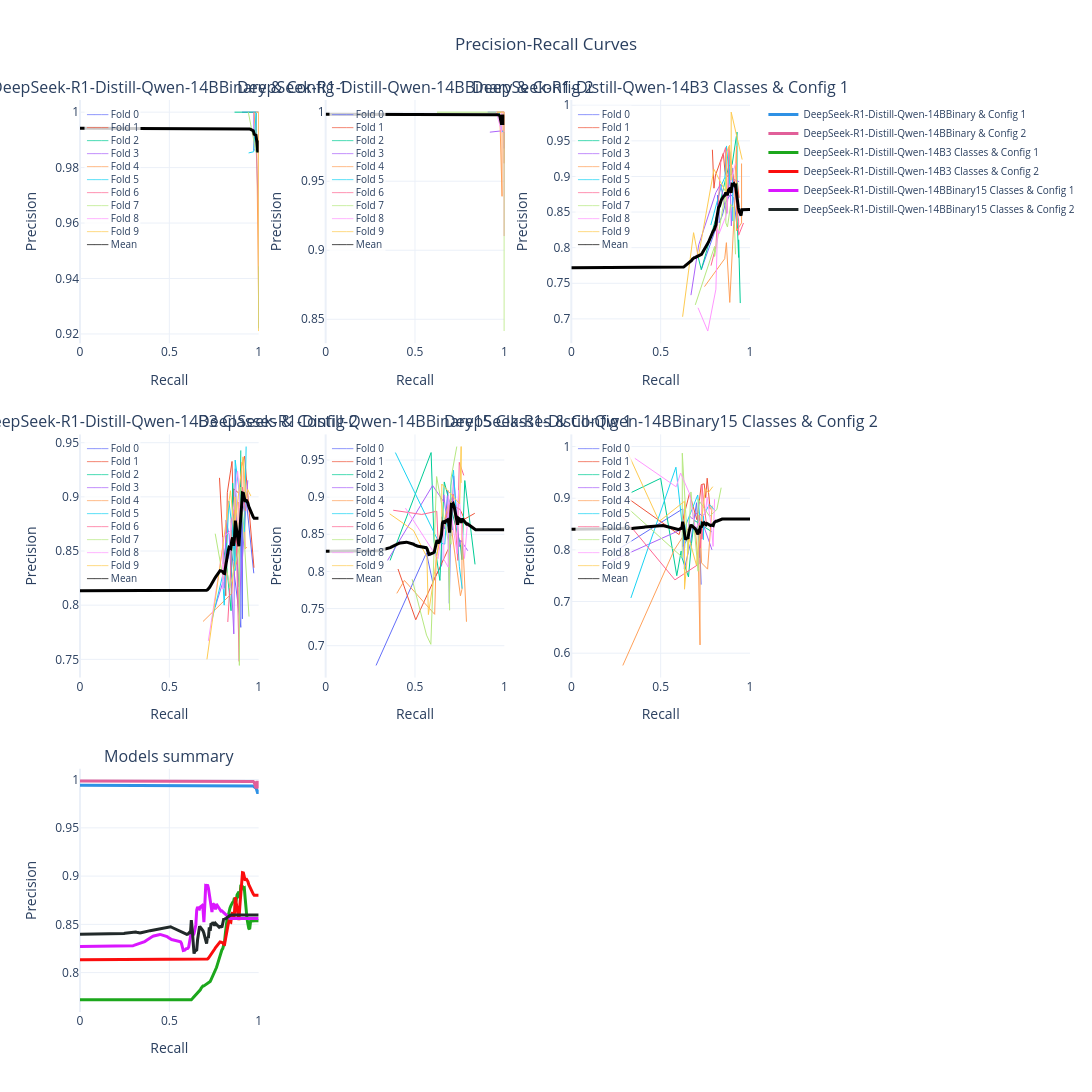

Write notebook code for a chart like this one.
### Code cell
# pr_data = { model_name: { fold_idx: {'precision': array, 'recall': array}, ... }, ... }
import pandas as pd
min_steps = 10000000
sub_experiments = ['solidity_detect_1/v1/DeepSeek_R1_Distill_Qwen_14B/exp_detection_solidity_detect_1_v1_19_1_BCE',
               'solidity_detect_1/v1/DeepSeek_R1_Distill_Qwen_14B/exp_detection_solidity_detect_1_v1_19_2_BCE',
               'solidity_detect_3/v1/DeepSeek_R1_Distill_Qwen_14B/exp_detection_solidity_detect_3_v1_19_1_BCE',
               'solidity_detect_3/v1/DeepSeek_R1_Distill_Qwen_14B/exp_detection_solidity_detect_3_v1_19_2_BCE',
               'solidity_detect_15/v1/DeepSeek_R1_Distill_Qwen_14B/exp_detection_solidity_detect_15_v1_19_1_BCE',
               'solidity_detect_15/v1/DeepSeek_R1_Distill_Qwen_14B/exp_detection_solidity_detect_15_v1_19_2_BCE']
for experiment in sub_experiments:
    for k in range(10):
        val_precision_file = f"{outputs_csv_folder}/{experiment}/fold_{k}/precision_val.csv"
        val_recall_file = f"{outputs_csv_folder}/{experiment}/fold_{k}/recall_val.csv"
        val_precision_df = pd.read_csv(val_precision_file)
        val_recall_df = pd.read_csv(val_recall_file)
        val_precision = val_precision_df['value'].tolist()
        val_recall = val_recall_df['value'].tolist()
        min_steps_temp = min(len(val_precision), len(val_recall))
        min_steps = min(min_steps, min_steps_temp)

pr_data = dict()
for experiment in sub_experiments:
    model_name = experiment.split('/')[2].replace("_", "-")
    if '1' in experiment.split('/')[3].split("_")[4]:
        model_name += "Binary"
    if '3' in experiment.split('/')[3].split("_")[4]:
        model_name += "3 Classes"
    if '15' in experiment.split('/')[3].split("_")[4]:
        model_name += "15 Classes"
    if '1' in experiment.split('/')[3].split('_')[7]:
        model_name += " & Config 1"
    if '2' in experiment.split('/')[3].split('_')[7]:
        model_name += " & Config 2"
    pr_data[model_name] = dict()
    for k in range(10):
        val_precision_file = f"{outputs_csv_folder}/{experiment}/fold_{k}/precision_val.csv"
        val_recall_file = f"{outputs_csv_folder}/{experiment}/fold_{k}/recall_val.csv"
        val_precision_df = pd.read_csv(val_precision_file)
        val_recall_df = pd.read_csv(val_recall_file)
        val_precision = val_precision_df['value'].tolist()
        val_recall = val_recall_df['value'].tolist()
        pr_data[model_name][k] = {'precision': val_precision[:min_steps], 'recall': val_recall[:min_steps]}

#print(pr_data)

Helper.plot_precision_recall_curves(
        pr_data,
        summary_method='interpolation',
        template='plotly_white',
        fig_width=1200,
        fig_height=1200
    )

### Figure 1 — Plotly figure (JSON) as saved in the notebook; plotly's stock layout.template omitted (floating-point values rounded to 4 significant figures; data arrays with more than 128 entries replaced by an {"elided": "..."} marker saying what was removed)
{"data": [{"hovertemplate": "Fold 0<br>Recall: %{x:.2f}<br>Precision: %{y:.2f}", "line": {"color": "#636EFA", "width": 1}, "mode": "lines", "name": "Fold 0", "showlegend": false, "type": "scatter", "x": [0.9067, 0.9467, 0.9733, 0.9867, 0.9867, 0.9867, 1, 1, 1, 1], "xaxis": "x", "y": [1, 1, 1, 1, 1, 1, 1, 1, 1, 1], "yaxis": "y"}, {"hovertemplate": "Fold 1<br>Recall: %{x:.2f}<br>Precision: %{y:.2f}", "line": {"color": "#EF553B", "width": 1}, "mode": "lines", "name": "Fold 1", "showlegend": false, "type": "scatter", "x": [1, 1, 1, 1, 1, 1, 1, 1, 1, 1], "xaxis": "x", "y": [0.9565, 0.9851, 1, 1, 1, 1, 1, 1, 1, 1], "yaxis": "y"}, {"hovertemplate": "Fold 2<br>Recall: %{x:.2f}<br>Precision: %{y:.2f}", "line": {"color": "#00CC96", "width": 1}, "mode": "lines", "name": "Fold 2", "showlegend": false, "type": "scatter", "x": [0.8649, 0.973, 0.9865, 0.9865, 1, 1, 1, 1, 1, 1], "xaxis": "x", "y": [1, 1, 1, 1, 1, 0.9867, 1, 1, 1, 1], "yaxis": "y"}, {"hovertemplate": "Fold 3<br>Recall: %{x:.2f}<br>Precision: %{y:.2f}", "line": {"color": "#AB63FA", "width": 1}, "mode": "lines", "name": "Fold 3", "showlegend": false, "type": "scatter", "x": [0.973, 0.973, 0.9865, 0.9865, 1, 1, 1, 1, 1, 1], "xaxis": "x", "y": [1, 0.9863, 0.9865, 0.9865, 0.961, 0.9867, 0.9867, 0.9867, 0.9867, 0.9867], "yaxis": "y"}, {"hovertemplate": "Fold 4<br>Recall: %{x:.2f}<br>Precision: %{y:.2f}", "line": {"color": "#FFA15A", "width": 1}, "mode": "lines", "name": "Fold 4", "showlegend": false, "type": "scatter", "x": [0.9744, 0.9744, 0.9744, 0.9744, 0.9872, 0.9872, 0.9872, 1, 1, 1], "xaxis": "x", "y": [1, 1, 1, 1, 0.9872, 1, 1, 0.9286, 1, 0.9398], "yaxis": "y"}, {"hovertemplate": "Fold 5<br>Recall: %{x:.2f}<br>Precision: %{y:.2f}", "line": {"color": "#19D3F3", "width": 1}, "mode": "lines", "name": "Fold 5", "showlegend": false, "type": "scatter", "x": [0.9437, 0.9718, 0.9718, 0.9859, 0.9859, 0.9859, 1, 1, 1, 1], "xaxis": "x", "y": [0.9853, 0.9857, 0.9857, 1, 1, 0.9859, 0.9861, 0.9221, 0.9861, 0.9861], "yaxis": "y"}, {"hovertemplate": "Fold 6<br>Recall: %{x:.2f}<br>Precision: %{y:.2f}", "line": {"color": "#FF6692", "width": 1}, "mode": "lines", "name": "Fold 6", "showlegend": false, "type": "scatter", "x": [1, 1, 1, 1, 1, 1, 1, 1, 1, 1], "xaxis": "x", "y": [1, 1, 1, 1, 1, 1, 1, 1, 0.9861, 1], "yaxis": "y"}, {"hovertemplate": "Fold 7<br>Recall: %{x:.2f}<br>Precision: %{y:.2f}", "line": {"color": "#B6E880", "width": 1}, "mode": "lines", "name": "Fold 7", "showlegend": false, "type": "scatter", "x": [0.942, 0.9855, 1, 1, 1, 1, 1, 1, 1, 1], "xaxis": "x", "y": [1, 0.9855, 0.9857, 1, 1, 1, 1, 0.9857, 0.9718, 1], "yaxis": "y"}, {"hovertemplate": "Fold 8<br>Recall: %{x:.2f}<br>Precision: %{y:.2f}", "line": {"color": "#FF97FF", "width": 1}, "mode": "lines", "name": "Fold 8", "showlegend": false, "type": "scatter", "x": [0.9853, 0.9853, 1, 1, 1, 1, 1, 1, 1, 1], "xaxis": "x", "y": [1, 1, 1, 0.9855, 1, 0.9855, 1, 0.9855, 0.9444, 0.9855], "yaxis": "y"}, {"hovertemplate": "Fold 9<br>Recall: %{x:.2f}<br>Precision: %{y:.2f}", "line": {"color": "#FECB52", "width": 1}, "mode": "lines", "name": "Fold 9", "showlegend": false, "type": "scatter", "x": [0.9857, 0.9857, 0.9857, 0.9857, 0.9857, 1, 1, 1, 1, 1], "xaxis": "x", "y": [1, 1, 1, 1, 1, 1, 1, 1, 0.9211, 1], "yaxis": "y"}, {"hovertemplate": "Mean<br>Recall: %{x:.2f}<br>Precision: %{y:.2f}", "line": {"color": "black", "width": 3}, "mode": "lines", "name": "Mean", "showlegend": false, "type": "scatter", "x": {"elided": "200 float values"}, "xaxis": "x", "y": {"elided": "200 float values"}, "yaxis": "y"}, {"hovertemplate": "Fold 0<br>Recall: %{x:.2f}<br>Precision: %{y:.2f}", "line": {"color": "#636EFA", "width": 1}, "mode": "lines", "name": "Fold 0", "showlegend": false, "type": "scatter", "x": [0.9067, 0.9333, 0.9733, 0.9733, 0.9733, 0.9867, 0.9867, 1, 1, 1], "xaxis": "x2", "y": [1, 1, 1, 1, 1, 1, 1, 1, 1, 1], "yaxis": "y2"}, {"hovertemplate": "Fold 1<br>Recall: %{x:.2f}<br>Precision: %{y:.2f}", "line": {"color": "#EF553B", "width": 1}, "mode": "lines", "name": "Fold 1", "showlegend": false, "type": "scatter", "x": [0.9848, 1, 1, 1, 1, 1, 1, 1, 1, 1], "xaxis": "x2", "y": [1, 1, 1, 1, 1, 1, 0.9851, 1, 1, 1], "yaxis": "y2"}, {"hovertemplate": "Fold 2<br>Recall: %{x:.2f}<br>Precision: %{y:.2f}", "line": {"color": "#00CC96", "width": 1}, "mode": "lines", "name": "Fold 2", "showlegend": false, "type": "scatter", "x": [1, 1, 1, 1, 1, 1, 1, 1, 1, 1], "xaxis": "x2", "y": [1, 1, 1, 1, 1, 1, 1, 1, 1, 1], "yaxis": "y2"}, {"hovertemplate": "Fold 3<br>Recall: %{x:.2f}<br>Precision: %{y:.2f}", "line": {"color": "#AB63FA", "width": 1}, "mode": "lines", "name": "Fold 3", "showlegend": false, "type": "scatter", "x": [0.9189, 0.9865, 0.9865, 0.9865, 1, 1, 1, 1, 1, 1], "xaxis": "x2", "y": [0.9855, 0.9865, 0.9865, 0.9865, 0.9867, 0.9867, 0.9737, 0.9867, 0.9867, 0.9867], "yaxis": "y2"}, {"hovertemplate": "Fold 4<br>Recall: %{x:.2f}<br>Precision: %{y:.2f}", "line": {"color": "#FFA15A", "width": 1}, "mode": "lines", "name": "Fold 4", "showlegend": false, "type": "scatter", "x": [0.9744, 0.9744, 0.9872, 0.9872, 0.9872, 1, 1, 1, 1, 1], "xaxis": "x2", "y": [1, 1, 0.939, 1, 1, 1, 0.963, 1, 0.9873, 0.963], "yaxis": "y2"}, {"hovertemplate": "Fold 5<br>Recall: %{x:.2f}<br>Precision: %{y:.2f}", "line": {"color": "#19D3F3", "width": 1}, "mode": "lines", "name": "Fold 5", "showlegend": false, "type": "scatter", "x": [0.9718, 0.9718, 0.9859, 0.9859, 1, 1, 1, 1, 1, 1], "xaxis": "x2", "y": [1, 1, 0.9859, 0.9859, 0.9861, 0.9861, 0.9861, 0.9861, 0.9861, 0.9861], "yaxis": "y2"}, {"hovertemplate": "Fold 6<br>Recall: %{x:.2f}<br>Precision: %{y:.2f}", "line": {"color": "#FF6692", "width": 1}, "mode": "lines", "name": "Fold 6", "showlegend": false, "type": "scatter", "x": [0.9577, 0.9718, 1, 1, 1, 1, 1, 1, 1, 1], "xaxis": "x2", "y": [1, 1, 1, 1, 0.9103, 1, 1, 1, 1, 0.9861], "yaxis": "y2"}, {"hovertemplate": "Fold 7<br>Recall: %{x:.2f}<br>Precision: %{y:.2f}", "line": {"color": "#B6E880", "width": 1}, "mode": "lines", "name": "Fold 7", "showlegend": false, "type": "scatter", "x": [0.6232, 0.9275, 1, 1, 1, 1, 1, 1, 1, 1], "xaxis": "x2", "y": [1, 1, 1, 0.9857, 1, 0.9718, 0.8415, 1, 1, 1], "yaxis": "y2"}, {"hovertemplate": "Fold 8<br>Recall: %{x:.2f}<br>Precision: %{y:.2f}", "line": {"color": "#FF97FF", "width": 1}, "mode": "lines", "name": "Fold 8", "showlegend": false, "type": "scatter", "x": [0.9559, 0.9853, 0.9853, 1, 1, 1, 1, 1, 1, 1], "xaxis": "x2", "y": [1, 0.9853, 1, 1, 0.9855, 0.9855, 1, 0.9855, 1, 0.9855], "yaxis": "y2"}, {"hovertemplate": "Fold 9<br>Recall: %{x:.2f}<br>Precision: %{y:.2f}", "line": {"color": "#FECB52", "width": 1}, "mode": "lines", "name": "Fold 9", "showlegend": false, "type": "scatter", "x": [0.9571, 0.9857, 0.9857, 0.9857, 0.9857, 1, 1, 1, 1, 1], "xaxis": "x2", "y": [1, 1, 1, 1, 1, 1, 0.9859, 0.9859, 1, 1], "yaxis": "y2"}, {"hovertemplate": "Mean<br>Recall: %{x:.2f}<br>Precision: %{y:.2f}", "line": {"color": "black", "width": 3}, "mode": "lines", "name": "Mean", "showlegend": false, "type": "scatter", "x": {"elided": "200 float values"}, "xaxis": "x2", "y": {"elided": "200 float values"}, "yaxis": "y2"}, {"hovertemplate": "Fold 0<br>Recall: %{x:.2f}<br>Precision: %{y:.2f}", "line": {"color": "#636EFA", "width": 1}, "mode": "lines", "name": "Fold 0", "showlegend": false, "type": "scatter", "x": [0.7273, 0.8182, 0.8182, 0.8273, 0.8273, 0.8455, 0.8636, 0.8909, 0.9091, 0.9273], "xaxis": "x3", "y": [0.7692, 0.8333, 0.8738, 0.8505, 0.8349, 0.8455, 0.8636, 0.875, 0.8696, 0.8293], "yaxis": "y3"}, {"hovertemplate": "Fold 1<br>Recall: %{x:.2f}<br>Precision: %{y:.2f}", "line": {"color": "#EF553B", "width": 1}, "mode": "lines", "name": "Fold 1", "showlegend": false, "type": "scatter", "x": [0.7895, 0.7982, 0.807, 0.8509, 0.8596, 0.8684, 0.9035, 0.9123, 0.9298, 0.9386], "xaxis": "x3", "y": [0.9375, 0.8835, 0.902, 0.9327, 0.9074, 0.9, 0.9035, 0.8889, 0.8908, 0.8699], "yaxis": "y3"}, {"hovertemplate": "Fold 2<br>Recall: %{x:.2f}<br>Precision: %{y:.2f}", "line": {"color": "#00CC96", "width": 1}, "mode": "lines", "name": "Fold 2", "showlegend": false, "type": "scatter", "x": [0.7091, 0.7273, 0.8182, 0.8818, 0.9, 0.9273, 0.9273, 0.9364, 0.9364, 0.9455], "xaxis": "x3", "y": [0.7879, 0.7692, 0.8491, 0.9151, 0.9167, 0.9623, 0.843, 0.7863, 0.811, 0.7222], "yaxis": "y3"}, {"hovertemplate": "Fold 3<br>Recall: %{x:.2f}<br>Precision: %{y:.2f}", "line": {"color": "#AB63FA", "width": 1}, "mode": "lines", "name": "Fold 3", "showlegend": false, "type": "scatter", "x": [0.6696, 0.713, 0.8087, 0.8348, 0.8696, 0.887, 0.8957, 0.9043, 0.9043, 0.9391], "xaxis": "x3", "y": [0.7333, 0.8039, 0.8774, 0.8889, 0.8475, 0.9107, 0.8306, 0.8739, 0.8966, 0.8926], "yaxis": "y3"}, {"hovertemplate": "Fold 4<br>Recall: %{x:.2f}<br>Precision: %{y:.2f}", "line": {"color": "#FFA15A", "width": 1}, "mode": "lines", "name": "Fold 4", "showlegend": false, "type": "scatter", "x": [0.7453, 0.8585, 0.8679, 0.8868, 0.9151, 0.9151, 0.9245, 0.9245, 0.9528, 0.9528], "xaxis": "x3", "y": [0.7453, 0.7845, 0.807, 0.7231, 0.8661, 0.8899, 0.9423, 0.8235, 0.8347, 0.9182], "yaxis": "y3"}, {"hovertemplate": "Fold 5<br>Recall: %{x:.2f}<br>Precision: %{y:.2f}", "line": {"color": "#19D3F3", "width": 1}, "mode": "lines", "name": "Fold 5", "showlegend": false, "type": "scatter", "x": [0.7807, 0.8421, 0.8596, 0.8684, 0.8772, 0.886, 0.886, 0.8947, 0.9035, 0.9035], "xaxis": "x3", "y": [0.8318, 0.8889, 0.8991, 0.9429, 0.9174, 0.8783, 0.9352, 0.9027, 0.9115, 0.8374], "yaxis": "y3"}, {"hovertemplate": "Fold 6<br>Recall: %{x:.2f}<br>Precision: %{y:.2f}", "line": {"color": "#FF6692", "width": 1}, "mode": "lines", "name": "Fold 6", "showlegend": false, "type": "scatter", "x": [0.7818, 0.8091, 0.8364, 0.8636, 0.8727, 0.8818, 0.9091, 0.9364, 0.9364, 0.9636], "xaxis": "x3", "y": [0.7748, 0.8018, 0.92, 0.9406, 0.8496, 0.9417, 0.8929, 0.8374, 0.8175, 0.8346], "yaxis": "y3"}, {"hovertemplate": "Fold 7<br>Recall: %{x:.2f}<br>Precision: %{y:.2f}", "line": {"color": "#B6E880", "width": 1}, "mode": "lines", "name": "Fold 7", "showlegend": false, "type": "scatter", "x": [0.6937, 0.8018, 0.8018, 0.8649, 0.8649, 0.8649, 0.8739, 0.8919, 0.9099, 0.9189], "xaxis": "x3", "y": [0.7196, 0.8018, 0.7876, 0.8807, 0.8972, 0.8348, 0.8291, 0.8609, 0.8559, 0.7907], "yaxis": "y3"}, {"hovertemplate": "Fold 8<br>Recall: %{x:.2f}<br>Precision: %{y:.2f}", "line": {"color": "#FF97FF", "width": 1}, "mode": "lines", "name": "Fold 8", "showlegend": false, "type": "scatter", "x": [0.7091, 0.7636, 0.8091, 0.8182, 0.8273, 0.8727, 0.8727, 0.8818, 0.8909, 0.9182], "xaxis": "x3", "y": [0.7156, 0.6829, 0.7417, 0.8257, 0.8198, 0.8496, 0.8727, 0.8818, 0.8909, 0.9182], "yaxis": "y3"}, {"hovertemplate": "Fold 9<br>Recall: %{x:.2f}<br>Precision: %{y:.2f}", "line": {"color": "#FECB52", "width": 1}, "mode": "lines", "name": "Fold 9", "showlegend": false, "type": "scatter", "x": [0.6228, 0.6842, 0.7105, 0.7982, 0.8684, 0.8684, 0.886, 0.8947, 0.8947, 0.9561], "xaxis": "x3", "y": [0.703, 0.8211, 0.7864, 0.91, 0.8761, 0.934, 0.9439, 0.8947, 0.9903, 0.9237], "yaxis": "y3"}, {"hovertemplate": "Mean<br>Recall: %{x:.2f}<br>Precision: %{y:.2f}", "line": {"color": "black", "width": 3}, "mode": "lines", "name": "Mean", "showlegend": false, "type": "scatter", "x": {"elided": "200 float values"}, "xaxis": "x3", "y": {"elided": "200 float values"}, "yaxis": "y3"}, {"hovertemplate": "Fold 0<br>Recall: %{x:.2f}<br>Precision: %{y:.2f}", "line": {"color": "#636EFA", "width": 1}, "mode": "lines", "name": "Fold 0", "showlegend": false, "type": "scatter", "x": [0.8273, 0.8455, 0.9, 0.9, 0.9, 0.9091, 0.9091, 0.9091, 0.9273, 0.9727], "xaxis": "x4", "y": [0.8426, 0.8532, 0.7795, 0.9252, 0.9083, 0.7874, 0.8065, 0.885, 0.9027, 0.8295], "yaxis": "y4"}, {"hovertemplate": "Fold 1<br>Recall: %{x:.2f}<br>Precision: %{y:.2f}", "line": {"color": "#EF553B", "width": 1}, "mode": "lines", "name": "Fold 1", "showlegend": false, "type": "scatter", "x": [0.7807, 0.8158, 0.8246, 0.8509, 0.8596, 0.8596, 0.8947, 0.9035, 0.9211, 0.9737], "xaxis": "x4", "y": [0.9175, 0.8087, 0.9038, 0.9327, 0.8829, 0.9074, 0.9027, 0.9279, 0.9375, 0.8346], "yaxis": "y4"}, {"hovertemplate": "Fold 2<br>Recall: %{x:.2f}<br>Precision: %{y:.2f}", "line": {"color": "#00CC96", "width": 1}, "mode": "lines", "name": "Fold 2", "showlegend": false, "type": "scatter", "x": [0.8, 0.8182, 0.8182, 0.8273, 0.8455, 0.8545, 0.8636, 0.8636, 0.8909, 0.9], "xaxis": "x4", "y": [0.8381, 0.8571, 0.8411, 0.8273, 0.7949, 0.9126, 0.8407, 0.8716, 0.8167, 0.9429], "yaxis": "y4"}, {"hovertemplate": "Fold 3<br>Recall: %{x:.2f}<br>Precision: %{y:.2f}", "line": {"color": "#AB63FA", "width": 1}, "mode": "lines", "name": "Fold 3", "showlegend": false, "type": "scatter", "x": [0.7565, 0.8, 0.8087, 0.8174, 0.8348, 0.8609, 0.8696, 0.887, 0.9043, 0.9391], "xaxis": "x4", "y": [0.7982, 0.8214, 0.8158, 0.8785, 0.8649, 0.7734, 0.9259, 0.7969, 0.832, 0.9153], "yaxis": "y4"}, {"hovertemplate": "Fold 4<br>Recall: %{x:.2f}<br>Precision: %{y:.2f}", "line": {"color": "#FFA15A", "width": 1}, "mode": "lines", "name": "Fold 4", "showlegend": false, "type": "scatter", "x": [0.6887, 0.8491, 0.8679, 0.8774, 0.8868, 0.9057, 0.9057, 0.9151, 0.9245, 0.934], "xaxis": "x4", "y": [0.7849, 0.8108, 0.8519, 0.8378, 0.8952, 0.8807, 0.932, 0.9327, 0.8522, 0.8534], "yaxis": "y4"}, {"hovertemplate": "Fold 5<br>Recall: %{x:.2f}<br>Precision: %{y:.2f}", "line": {"color": "#19D3F3", "width": 1}, "mode": "lines", "name": "Fold 5", "showlegend": false, "type": "scatter", "x": [0.7368, 0.7982, 0.807, 0.8333, 0.8333, 0.8596, 0.8684, 0.8684, 0.9211, 0.9298], "xaxis": "x4", "y": [0.785, 0.8273, 0.8, 0.8879, 0.8962, 0.8596, 0.8319, 0.934, 0.8678, 0.9464], "yaxis": "y4"}, {"hovertemplate": "Fold 6<br>Recall: %{x:.2f}<br>Precision: %{y:.2f}", "line": {"color": "#FF6692", "width": 1}, "mode": "lines", "name": "Fold 6", "showlegend": false, "type": "scatter", "x": [0.8273, 0.8455, 0.8455, 0.8636, 0.8727, 0.8727, 0.8909, 0.8909, 0.9091, 0.9273], "xaxis": "x4", "y": [0.7845, 0.8378, 0.8774, 0.8879, 0.8571, 0.8727, 0.7481, 0.8673, 0.9091, 0.887], "yaxis": "y4"}, {"hovertemplate": "Fold 7<br>Recall: %{x:.2f}<br>Precision: %{y:.2f}", "line": {"color": "#B6E880", "width": 1}, "mode": "lines", "name": "Fold 7", "showlegend": false, "type": "scatter", "x": [0.7568, 0.8018, 0.8198, 0.8378, 0.8919, 0.8919, 0.8919, 0.9009, 0.9009, 0.9459], "xaxis": "x4", "y": [0.866, 0.8241, 0.8349, 0.8158, 0.8534, 0.7444, 0.8462, 0.9009, 0.9091, 0.7895], "yaxis": "y4"}, {"hovertemplate": "Fold 8<br>Recall: %{x:.2f}<br>Precision: %{y:.2f}", "line": {"color": "#FF97FF", "width": 1}, "mode": "lines", "name": "Fold 8", "showlegend": false, "type": "scatter", "x": [0.7182, 0.8, 0.8, 0.8, 0.8, 0.8455, 0.8818, 0.8909, 0.8909, 0.9273], "xaxis": "x4", "y": [0.767, 0.8544, 0.8148, 0.8544, 0.8627, 0.8692, 0.9238, 0.9074, 0.875, 0.9027], "yaxis": "y4"}, {"hovertemplate": "Fold 9<br>Recall: %{x:.2f}<br>Precision: %{y:.2f}", "line": {"color": "#FECB52", "width": 1}, "mode": "lines", "name": "Fold 9", "showlegend": false, "type": "scatter", "x": [0.7105, 0.8421, 0.8421, 0.8684, 0.8684, 0.8684, 0.9123, 0.9298, 0.9386, 0.9561], "xaxis": "x4", "y": [0.75, 0.9057, 0.9057, 0.8609, 0.9, 0.8761, 0.9369, 0.8983, 0.9068, 0.9008], "yaxis": "y4"}, {"hovertemplate": "Mean<br>Recall: %{x:.2f}<br>Precision: %{y:.2f}", "line": {"color": "black", "width": 3}, "mode": "lines", "name": "Mean", "showlegend": false, "type": "scatter", "x": {"elided": "200 float values"}, "xaxis": "x4", "y": {"elided": "200 float values"}, "yaxis": "y4"}, {"hovertemplate": "Fold 0<br>Recall: %{x:.2f}<br>Precision: %{y:.2f}", "line": {"color": "#636EFA", "width": 1}, "mode": "lines", "name": "Fold 0", "showlegend": false, "type": "scatter", "x": [0.2821, 0.5641, 0.5983, 0.6496, 0.6496, 0.6667, 0.6838, 0.6923, 0.7009, 0.7094], "xaxis": "x5", "y": [0.6735, 0.825, 0.7865, 0.8085, 0.8736, 0.8571, 0.9091, 0.757, 0.8913, 0.8557], "yaxis": "y5"}, {"hovertemplate": "Fold 1<br>Recall: %{x:.2f}<br>Precision: %{y:.2f}", "line": {"color": "#EF553B", "width": 1}, "mode": "lines", "name": "Fold 1", "showlegend": false, "type": "scatter", "x": [0.405, 0.5041, 0.686, 0.6942, 0.7025, 0.719, 0.7521, 0.7769, 0.7769, 0.8347], "xaxis": "x5", "y": [0.8033, 0.7349, 0.83, 0.8317, 0.8947, 0.8878, 0.8835, 0.8704, 0.8704, 0.8783], "yaxis": "y5"}, {"hovertemplate": "Fold 2<br>Recall: %{x:.2f}<br>Precision: %{y:.2f}", "line": {"color": "#00CC96", "width": 1}, "mode": "lines", "name": "Fold 2", "showlegend": false, "type": "scatter", "x": [0.3607, 0.5902, 0.6066, 0.6393, 0.6639, 0.7459, 0.7541, 0.7623, 0.7787, 0.8361], "xaxis": "x5", "y": [0.8148, 0.96, 0.8409, 0.7879, 0.9205, 0.8426, 0.8364, 0.8158, 0.9223, 0.8095], "yaxis": "y5"}, {"hovertemplate": "Fold 3<br>Recall: %{x:.2f}<br>Precision: %{y:.2f}", "line": {"color": "#AB63FA", "width": 1}, "mode": "lines", "name": "Fold 3", "showlegend": false, "type": "scatter", "x": [0.3465, 0.5984, 0.6614, 0.6614, 0.6693, 0.7008, 0.7165, 0.748, 0.7559, 0.7953], "xaxis": "x5", "y": [0.8148, 0.9157, 0.8936, 0.9032, 0.8854, 0.8476, 0.9286, 0.8333, 0.8421, 0.8279], "yaxis": "y5"}, {"hovertemplate": "Fold 4<br>Recall: %{x:.2f}<br>Precision: %{y:.2f}", "line": {"color": "#FFA15A", "width": 1}, "mode": "lines", "name": "Fold 4", "showlegend": false, "type": "scatter", "x": [0.3983, 0.4407, 0.6102, 0.6186, 0.6864, 0.7373, 0.7542, 0.7627, 0.7627, 0.7881], "xaxis": "x5", "y": [0.7705, 0.7879, 0.7423, 0.8202, 0.8901, 0.7982, 0.7672, 0.7759, 0.8654, 0.7323], "yaxis": "y5"}, {"hovertemplate": "Fold 5<br>Recall: %{x:.2f}<br>Precision: %{y:.2f}", "line": {"color": "#19D3F3", "width": 1}, "mode": "lines", "name": "Fold 5", "showlegend": false, "type": "scatter", "x": [0.3902, 0.6341, 0.6667, 0.6748, 0.6911, 0.6992, 0.6992, 0.7154, 0.748, 0.7642], "xaxis": "x5", "y": [0.96, 0.8387, 0.8367, 0.8646, 0.8586, 0.8515, 0.9149, 0.9362, 0.807, 0.7769], "yaxis": "y5"}, {"hovertemplate": "Fold 6<br>Recall: %{x:.2f}<br>Precision: %{y:.2f}", "line": {"color": "#FF6692", "width": 1}, "mode": "lines", "name": "Fold 6", "showlegend": false, "type": "scatter", "x": [0.3782, 0.5378, 0.6218, 0.6303, 0.6975, 0.7143, 0.7395, 0.7395, 0.7479, 0.7731], "xaxis": "x5", "y": [0.8824, 0.8767, 0.881, 0.8333, 0.8925, 0.9043, 0.8148, 0.8627, 0.9468, 0.9293], "yaxis": "y5"}, {"hovertemplate": "Fold 7<br>Recall: %{x:.2f}<br>Precision: %{y:.2f}", "line": {"color": "#B6E880", "width": 1}, "mode": "lines", "name": "Fold 7", "showlegend": false, "type": "scatter", "x": [0.4839, 0.5645, 0.5887, 0.621, 0.6855, 0.6935, 0.6935, 0.7016, 0.7016, 0.7339], "xaxis": "x5", "y": [0.7895, 0.7143, 0.7019, 0.9277, 0.8416, 0.7478, 0.8515, 0.8365, 0.9255, 0.9681], "yaxis": "y5"}, {"hovertemplate": "Fold 8<br>Recall: %{x:.2f}<br>Precision: %{y:.2f}", "line": {"color": "#FF97FF", "width": 1}, "mode": "lines", "name": "Fold 8", "showlegend": false, "type": "scatter", "x": [0.4463, 0.6281, 0.6612, 0.6612, 0.686, 0.686, 0.7355, 0.7438, 0.7769, 0.7934], "xaxis": "x5", "y": [0.8852, 0.8172, 0.8696, 0.8163, 0.8058, 0.9022, 0.8241, 0.9091, 0.8174, 0.8649], "yaxis": "y5"}, {"hovertemplate": "Fold 9<br>Recall: %{x:.2f}<br>Precision: %{y:.2f}", "line": {"color": "#FECB52", "width": 1}, "mode": "lines", "name": "Fold 9", "showlegend": false, "type": "scatter", "x": [0.3583, 0.4917, 0.5667, 0.575, 0.625, 0.65, 0.65, 0.75, 0.7583, 0.7583], "xaxis": "x5", "y": [0.8776, 0.8551, 0.8193, 0.7419, 0.8242, 0.8667, 0.9176, 0.8911, 0.9681, 0.9192], "yaxis": "y5"}, {"hovertemplate": "Mean<br>Recall: %{x:.2f}<br>Precision: %{y:.2f}", "line": {"color": "black", "width": 3}, "mode": "lines", "name": "Mean", "showlegend": false, "type": "scatter", "x": {"elided": "200 float values"}, "xaxis": "x5", "y": {"elided": "200 float values"}, "yaxis": "y5"}, {"hovertemplate": "Fold 0<br>Recall: %{x:.2f}<br>Precision: %{y:.2f}", "line": {"color": "#636EFA", "width": 1}, "mode": "lines", "name": "Fold 0", "showlegend": false, "type": "scatter", "x": [0.2308, 0.6239, 0.6325, 0.6325, 0.6667, 0.7009, 0.7179, 0.7179, 0.7179, 0.7265], "xaxis": "x6", "y": [0.7941, 0.8795, 0.7708, 0.7629, 0.8125, 0.8913, 0.785, 0.8, 0.8235, 0.7328], "yaxis": "y6"}, {"hovertemplate": "Fold 1<br>Recall: %{x:.2f}<br>Precision: %{y:.2f}", "line": {"color": "#EF553B", "width": 1}, "mode": "lines", "name": "Fold 1", "showlegend": false, "type": "scatter", "x": [0.3058, 0.6033, 0.6612, 0.7025, 0.7107, 0.7273, 0.7438, 0.7521, 0.7603, 0.7769], "xaxis": "x6", "y": [0.9024, 0.8295, 0.9091, 0.8586, 0.8776, 0.9263, 0.9278, 0.901, 0.9388, 0.8785], "yaxis": "y6"}, {"hovertemplate": "Fold 2<br>Recall: %{x:.2f}<br>Precision: %{y:.2f}", "line": {"color": "#00CC96", "width": 1}, "mode": "lines", "name": "Fold 2", "showlegend": false, "type": "scatter", "x": [0.3361, 0.5, 0.5902, 0.6148, 0.6148, 0.6557, 0.6721, 0.6803, 0.6885, 0.7869], "xaxis": "x6", "y": [0.9111, 0.9385, 0.75, 0.7979, 0.7895, 0.7477, 0.8119, 0.8384, 0.8571, 0.8348], "yaxis": "y6"}, {"hovertemplate": "Fold 3<br>Recall: %{x:.2f}<br>Precision: %{y:.2f}", "line": {"color": "#AB63FA", "width": 1}, "mode": "lines", "name": "Fold 3", "showlegend": false, "type": "scatter", "x": [0.2205, 0.622, 0.622, 0.6535, 0.6614, 0.6772, 0.7087, 0.7402, 0.7402, 0.7874], "xaxis": "x6", "y": [0.7778, 0.8404, 0.8061, 0.8218, 0.866, 0.86, 0.8738, 0.8624, 0.8468, 0.8], "yaxis": "y6"}, {"hovertemplate": "Fold 4<br>Recall: %{x:.2f}<br>Precision: %{y:.2f}", "line": {"color": "#FFA15A", "width": 1}, "mode": "lines", "name": "Fold 4", "showlegend": false, "type": "scatter", "x": [0.2881, 0.5763, 0.6695, 0.6949, 0.7119, 0.7203, 0.7203, 0.7288, 0.7627, 0.7881], "xaxis": "x6", "y": [0.5763, 0.8, 0.8495, 0.8367, 0.7636, 0.6159, 0.8586, 0.7748, 0.7627, 0.8857], "yaxis": "y6"}, {"hovertemplate": "Fold 5<br>Recall: %{x:.2f}<br>Precision: %{y:.2f}", "line": {"color": "#19D3F3", "width": 1}, "mode": "lines", "name": "Fold 5", "showlegend": false, "type": "scatter", "x": [0.3333, 0.5854, 0.6341, 0.6423, 0.7073, 0.7236, 0.7398, 0.7398, 0.7724, 0.8049], "xaxis": "x6", "y": [0.7069, 0.96, 0.8041, 0.8495, 0.9062, 0.8476, 0.8198, 0.8667, 0.8879, 0.8761], "yaxis": "y6"}, {"hovertemplate": "Fold 6<br>Recall: %{x:.2f}<br>Precision: %{y:.2f}", "line": {"color": "#FF6692", "width": 1}, "mode": "lines", "name": "Fold 6", "showlegend": false, "type": "scatter", "x": [0.2773, 0.5798, 0.7143, 0.7143, 0.7227, 0.7311, 0.7311, 0.7311, 0.7395, 0.7563], "xaxis": "x6", "y": [0.8684, 0.7419, 0.7727, 0.8673, 0.8037, 0.8529, 0.8208, 0.9255, 0.898, 0.8491], "yaxis": "y6"}, {"hovertemplate": "Fold 7<br>Recall: %{x:.2f}<br>Precision: %{y:.2f}", "line": {"color": "#B6E880", "width": 1}, "mode": "lines", "name": "Fold 7", "showlegend": false, "type": "scatter", "x": [0.3065, 0.621, 0.621, 0.6532, 0.6694, 0.7097, 0.7097, 0.7742, 0.8145, 0.8387], "xaxis": "x6", "y": [0.8837, 0.7857, 0.9872, 0.7941, 0.9121, 0.7586, 0.898, 0.8649, 0.8783, 0.9204], "yaxis": "y6"}, {"hovertemplate": "Fold 8<br>Recall: %{x:.2f}<br>Precision: %{y:.2f}", "line": {"color": "#FF97FF", "width": 1}, "mode": "lines", "name": "Fold 8", "showlegend": false, "type": "scatter", "x": [0.3554, 0.5868, 0.6116, 0.6612, 0.6942, 0.7521, 0.7603, 0.7851, 0.7934, 0.8017], "xaxis": "x6", "y": [0.9773, 0.9221, 0.9487, 0.9091, 0.84, 0.875, 0.902, 0.8407, 0.8067, 0.8981], "yaxis": "y6"}, {"hovertemplate": "Fold 9<br>Recall: %{x:.2f}<br>Precision: %{y:.2f}", "line": {"color": "#FECB52", "width": 1}, "mode": "lines", "name": "Fold 9", "showlegend": false, "type": "scatter", "x": [0.3, 0.4917, 0.6333, 0.6333, 0.6583, 0.675, 0.7, 0.75, 0.7667, 0.7917], "xaxis": "x6", "y": [1, 0.8551, 0.8941, 0.7238, 0.8229, 0.802, 0.7706, 0.9184, 0.9109, 0.9223], "yaxis": "y6"}, {"hovertemplate": "Mean<br>Recall: %{x:.2f}<br>Precision: %{y:.2f}", "line": {"color": "black", "width": 3}, "mode": "lines", "name": "Mean", "showlegend": false, "type": "scatter", "x": {"elided": "200 float values"}, "xaxis": "x6", "y": {"elided": "200 float values"}, "yaxis": "y6"}, {"hovertemplate": "DeepSeek-R1-Distill-Qwen-14BBinary & Config 1<br>Recall: %{x:.2f}<br>Precision: %{y:.2f}", "line": {"color": "#2E91E5", "width": 3}, "mode": "lines", "name": "DeepSeek-R1-Distill-Qwen-14BBinary & Config 1", "showlegend": true, "type": "scatter", "x": {"elided": "200 float values"}, "xaxis": "x7", "y": {"elided": "200 float values"}, "yaxis": "y7"}, {"hovertemplate": "DeepSeek-R1-Distill-Qwen-14BBinary & Config 2<br>Recall: %{x:.2f}<br>Precision: %{y:.2f}", "line": {"color": "#E15F99", "width": 3}, "mode": "lines", "name": "DeepSeek-R1-Distill-Qwen-14BBinary & Config 2", "showlegend": true, "type": "scatter", "x": {"elided": "200 float values"}, "xaxis": "x7", "y": {"elided": "200 float values"}, "yaxis": "y7"}, {"hovertemplate": "DeepSeek-R1-Distill-Qwen-14B3 Classes & Config 1<br>Recall: %{x:.2f}<br>Precision: %{y:.2f}", "line": {"color": "#1CA71C", "width": 3}, "mode": "lines", "name": "DeepSeek-R1-Distill-Qwen-14B3 Classes & Config 1", "showlegend": true, "type": "scatter", "x": {"elided": "200 float values"}, "xaxis": "x7", "y": {"elided": "200 float values"}, "yaxis": "y7"}, {"hovertemplate": "DeepSeek-R1-Distill-Qwen-14B3 Classes & Config 2<br>Recall: %{x:.2f}<br>Precision: %{y:.2f}", "line": {"color": "#FB0D0D", "width": 3}, "mode": "lines", "name": "DeepSeek-R1-Distill-Qwen-14B3 Classes & Config 2", "showlegend": true, "type": "scatter", "x": {"elided": "200 float values"}, "xaxis": "x7", "y": {"elided": "200 float values"}, "yaxis": "y7"}, {"hovertemplate": "DeepSeek-R1-Distill-Qwen-14BBinary15 Classes & Config 1<br>Recall: %{x:.2f}<br>Precision: %{y:.2f}", "line": {"color": "#DA16FF", "width": 3}, "mode": "lines", "name": "DeepSeek-R1-Distill-Qwen-14BBinary15 Classes & Config 1", "showlegend": true, "type": "scatter", "x": {"elided": "200 float values"}, "xaxis": "x7", "y": {"elided": "200 float values"}, "yaxis": "y7"}, {"hovertemplate": "DeepSeek-R1-Distill-Qwen-14BBinary15 Classes & Config 2<br>Recall: %{x:.2f}<br>Precision: %{y:.2f}", "line": {"color": "#222A2A", "width": 3}, "mode": "lines", "name": "DeepSeek-R1-Distill-Qwen-14BBinary15 Classes & Config 2", "showlegend": true, "type": "scatter", "x": {"elided": "200 float values"}, "xaxis": "x7", "y": {"elided": "200 float values"}, "yaxis": "y7"}], "layout": {"annotations": [{"font": {"size": 16}, "showarrow": false, "text": "DeepSeek-R1-Distill-Qwen-14BBinary & Config 1", "x": 0.1333, "xanchor": "center", "xref": "paper", "y": 1, "yanchor": "bottom", "yref": "paper"}, {"font": {"size": 16}, "showarrow": false, "text": "DeepSeek-R1-Distill-Qwen-14BBinary & Config 2", "x": 0.5, "xanchor": "center", "xref": "paper", "y": 1, "yanchor": "bottom", "yref": "paper"}, {"font": {"size": 16}, "showarrow": false, "text": "DeepSeek-R1-Distill-Qwen-14B3 Classes & Config 1", "x": 0.8667, "xanchor": "center", "xref": "paper", "y": 1, "yanchor": "bottom", "yref": "paper"}, {"font": {"size": 16}, "showarrow": false, "text": "DeepSeek-R1-Distill-Qwen-14B3 Classes & Config 2", "x": 0.1333, "xanchor": "center", "xref": "paper", "y": 0.6333, "yanchor": "bottom", "yref": "paper"}, {"font": {"size": 16}, "showarrow": false, "text": "DeepSeek-R1-Distill-Qwen-14BBinary15 Classes & Config 1", "x": 0.5, "xanchor": "center", "xref": "paper", "y": 0.6333, "yanchor": "bottom", "yref": "paper"}, {"font": {"size": 16}, "showarrow": false, "text": "DeepSeek-R1-Distill-Qwen-14BBinary15 Classes & Config 2", "x": 0.8667, "xanchor": "center", "xref": "paper", "y": 0.6333, "yanchor": "bottom", "yref": "paper"}, {"font": {"size": 16}, "showarrow": false, "text": "Models summary", "x": 0.1333, "xanchor": "center", "xref": "paper", "y": 0.2667, "yanchor": "bottom", "yref": "paper"}, {"align": "left", "bgcolor": "rgba(255,255,255,0.8)", "font": {"size": 10}, "showarrow": false, "text": "<span style='color:#636EFA;'>───</span> Fold 0<br><span style='color:#EF553B;'>───</span> Fold 1<br><span style='color:#00CC96;'>───</span> Fold 2<br><span style='color:#AB63FA;'>───</span> Fold 3<br><span style='color:#FFA15A;'>───</span> Fold 4<br><span style='color:#19D3F3;'>───</span> Fold 5<br><span style='color:#FF6692;'>───</span> Fold 6<br><span style='color:#B6E880;'>───</span> Fold 7<br><span style='color:#FF97FF;'>───</span> Fold 8<br><span style='color:#FECB52;'>───</span> Fold 9<br><span style='color:black;'>───</span> Mean", "x": 0.02, "xref": "x domain", "y": 0.98, "yref": "y domain"}, {"align": "left", "bgcolor": "rgba(255,255,255,0.8)", "font": {"size": 10}, "showarrow": false, "text": "<span style='color:#636EFA;'>───</span> Fold 0<br><span style='color:#EF553B;'>───</span> Fold 1<br><span style='color:#00CC96;'>───</span> Fold 2<br><span style='color:#AB63FA;'>───</span> Fold 3<br><span style='color:#FFA15A;'>───</span> Fold 4<br><span style='color:#19D3F3;'>───</span> Fold 5<br><span style='color:#FF6692;'>───</span> Fold 6<br><span style='color:#B6E880;'>───</span> Fold 7<br><span style='color:#FF97FF;'>───</span> Fold 8<br><span style='color:#FECB52;'>───</span> Fold 9<br><span style='color:black;'>───</span> Mean", "x": 0.02, "xref": "x2 domain", "y": 0.98, "yref": "y2 domain"}, {"align": "left", "bgcolor": "rgba(255,255,255,0.8)", "font": {"size": 10}, "showarrow": false, "text": "<span style='color:#636EFA;'>───</span> Fold 0<br><span style='color:#EF553B;'>───</span> Fold 1<br><span style='color:#00CC96;'>───</span> Fold 2<br><span style='color:#AB63FA;'>───</span> Fold 3<br><span style='color:#FFA15A;'>───</span> Fold 4<br><span style='color:#19D3F3;'>───</span> Fold 5<br><span style='color:#FF6692;'>───</span> Fold 6<br><span style='color:#B6E880;'>───</span> Fold 7<br><span style='color:#FF97FF;'>───</span> Fold 8<br><span style='color:#FECB52;'>───</span> Fold 9<br><span style='color:black;'>───</span> Mean", "x": 0.02, "xref": "x3 domain", "y": 0.98, "yref": "y3 domain"}, {"align": "left", "bgcolor": "rgba(255,255,255,0.8)", "font": {"size": 10}, "showarrow": false, "text": "<span style='color:#636EFA;'>───</span> Fold 0<br><span style='color:#EF553B;'>───</span> Fold 1<br><span style='color:#00CC96;'>───</span> Fold 2<br><span style='color:#AB63FA;'>───</span> Fold 3<br><span style='color:#FFA15A;'>───</span> Fold 4<br><span style='color:#19D3F3;'>───</span> Fold 5<br><span style='color:#FF6692;'>───</span> Fold 6<br><span style='color:#B6E880;'>───</span> Fold 7<br><span style='color:#FF97FF;'>───</span> Fold 8<br><span style='color:#FECB52;'>───</span> Fold 9<br><span style='color:black;'>───</span> Mean", "x": 0.02, "xref": "x4 domain", "y": 0.98, "yref": "y4 domain"}, {"align": "left", "bgcolor": "rgba(255,255,255,0.8)", "font": {"size": 10}, "showarrow": false, "text": "<span style='color:#636EFA;'>───</span> Fold 0<br><span style='color:#EF553B;'>───</span> Fold 1<br><span style='color:#00CC96;'>───</span> Fold 2<br><span style='color:#AB63FA;'>───</span> Fold 3<br><span style='color:#FFA15A;'>───</span> Fold 4<br><span style='color:#19D3F3;'>───</span> Fold 5<br><span style='color:#FF6692;'>───</span> Fold 6<br><span style='color:#B6E880;'>───</span> Fold 7<br><span style='color:#FF97FF;'>───</span> Fold 8<br><span style='color:#FECB52;'>───</span> Fold 9<br><span style='color:black;'>───</span> Mean", "x": 0.02, "xref": "x5 domain", "y": 0.98, "yref": "y5 domain"}, {"align": "left", "bgcolor": "rgba(255,255,255,0.8)", "font": {"size": 10}, "showarrow": false, "text": "<span style='color:#636EFA;'>───</span> Fold 0<br><span style='color:#EF553B;'>───</span> Fold 1<br><span style='color:#00CC96;'>───</span> Fold 2<br><span style='color:#AB63FA;'>───</span> Fold 3<br><span style='color:#FFA15A;'>───</span> Fold 4<br><span style='color:#19D3F3;'>───</span> Fold 5<br><span style='color:#FF6692;'>───</span> Fold 6<br><span style='color:#B6E880;'>───</span> Fold 7<br><span style='color:#FF97FF;'>───</span> Fold 8<br><span style='color:#FECB52;'>───</span> Fold 9<br><span style='color:black;'>───</span> Mean", "x": 0.02, "xref": "x6 domain", "y": 0.98, "yref": "y6 domain"}], "height": 1200, "legend": {"bgcolor": "rgba(255,255,255,0.8)", "font": {"size": 10}, "traceorder": "normal", "x": 1.02, "y": 1}, "showlegend": true, "title": {"text": "Precision-Recall Curves", "x": 0.5}, "width": 1200, "xaxis": {"anchor": "y", "autorange": true, "domain": [0, 0.2667], "range": [0, 1], "title": {"text": "Recall"}, "type": "linear"}, "xaxis2": {"anchor": "y2", "autorange": true, "domain": [0.3667, 0.6333], "range": [0, 1], "title": {"text": "Recall"}, "type": "linear"}, "xaxis3": {"anchor": "y3", "autorange": true, "domain": [0.7333, 1], "range": [0, 1], "title": {"text": "Recall"}, "type": "linear"}, "xaxis4": {"anchor": "y4", "autorange": true, "domain": [0, 0.2667], "range": [0, 1], "title": {"text": "Recall"}, "type": "linear"}, "xaxis5": {"anchor": "y5", "autorange": true, "domain": [0.3667, 0.6333], "range": [0, 1], "title": {"text": "Recall"}, "type": "linear"}, "xaxis6": {"anchor": "y6", "autorange": true, "domain": [0.7333, 1], "range": [0, 1], "title": {"text": "Recall"}, "type": "linear"}, "xaxis7": {"anchor": "y7", "autorange": true, "domain": [0, 0.2667], "range": [0, 1], "title": {"text": "Recall"}, "type": "linear"}, "xaxis8": {"anchor": "y8", "domain": [0.3667, 0.6333]}, "xaxis9": {"anchor": "y9", "domain": [0.7333, 1]}, "yaxis": {"anchor": "x", "autorange": true, "domain": [0.7333, 1], "range": [0.9167, 1.004], "title": {"text": "Precision"}, "type": "linear"}, "yaxis2": {"anchor": "x2", "autorange": true, "domain": [0.7333, 1], "range": [0.8327, 1.009], "title": {"text": "Precision"}, "type": "linear"}, "yaxis3": {"anchor": "x3", "autorange": true, "domain": [0.7333, 1], "range": [0.6659, 1.007], "title": {"text": "Precision"}, "type": "linear"}, "yaxis4": {"anchor": "x4", "autorange": true, "domain": [0.3667, 0.6333], "range": [0.7331, 0.9577], "title": {"text": "Precision"}, "type": "linear"}, "yaxis5": {"anchor": "x5", "autorange": true, "domain": [0.3667, 0.6333], "range": [0.6571, 0.9845], "title": {"text": "Precision"}, "type": "linear"}, "yaxis6": {"anchor": "x6", "autorange": true, "domain": [0.3667, 0.6333], "range": [0.5527, 1.024], "title": {"text": "Precision"}, "type": "linear"}, "yaxis7": {"anchor": "x7", "autorange": true, "domain": [0, 0.2667], "range": [0.7592, 1.011], "title": {"text": "Precision"}, "type": "linear"}, "yaxis8": {"anchor": "x8", "domain": [0, 0.2667]}, "yaxis9": {"anchor": "x9", "domain": [0, 0.2667]}}}
